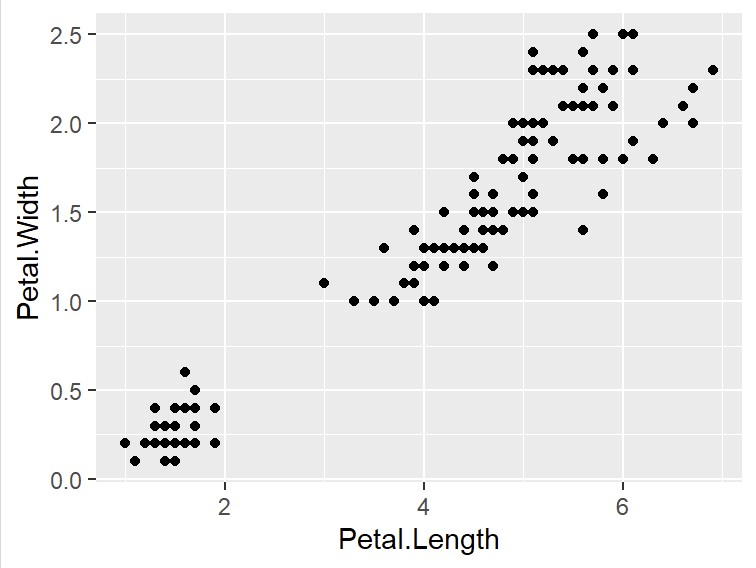

This figure's R source:
install.packages('ggplot2')
installed.packages()

library(ggplot2)
ggplot(data = iris, aes(x=Petal.Length, y=Petal.Width))+geom_point()
